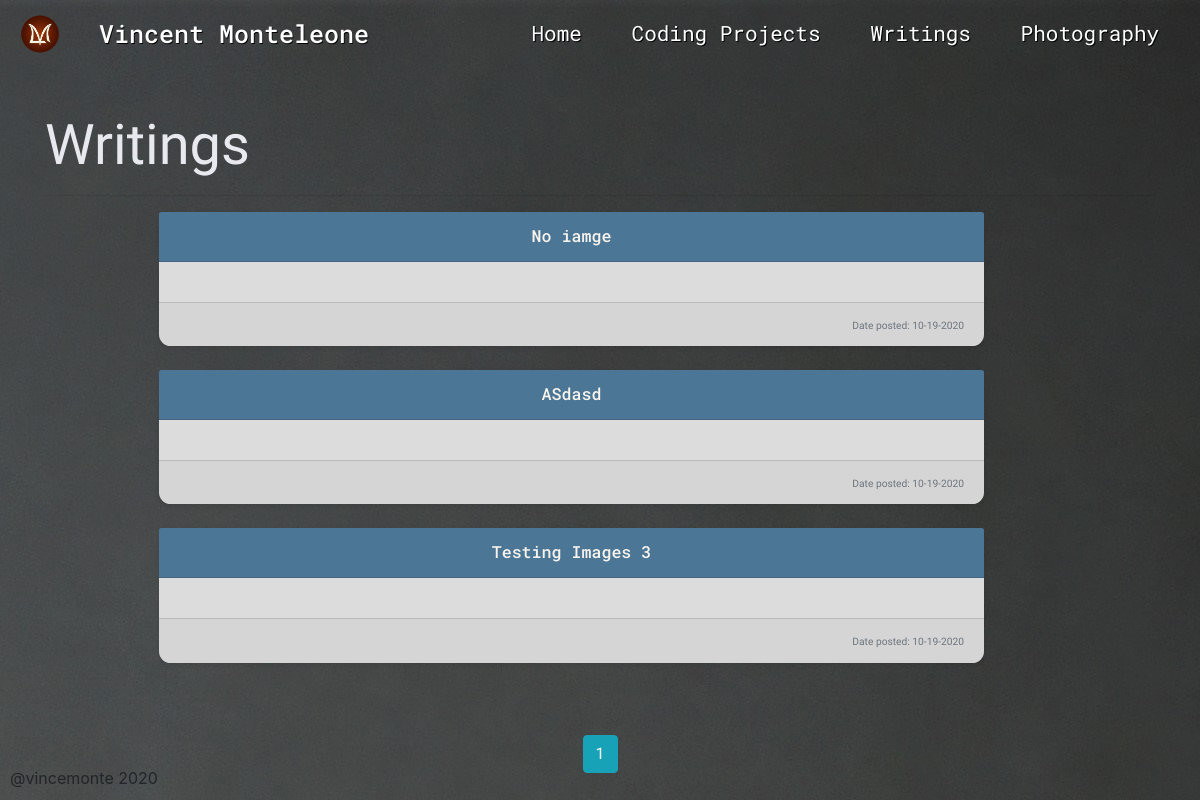
Page /writings on the earlier database version.
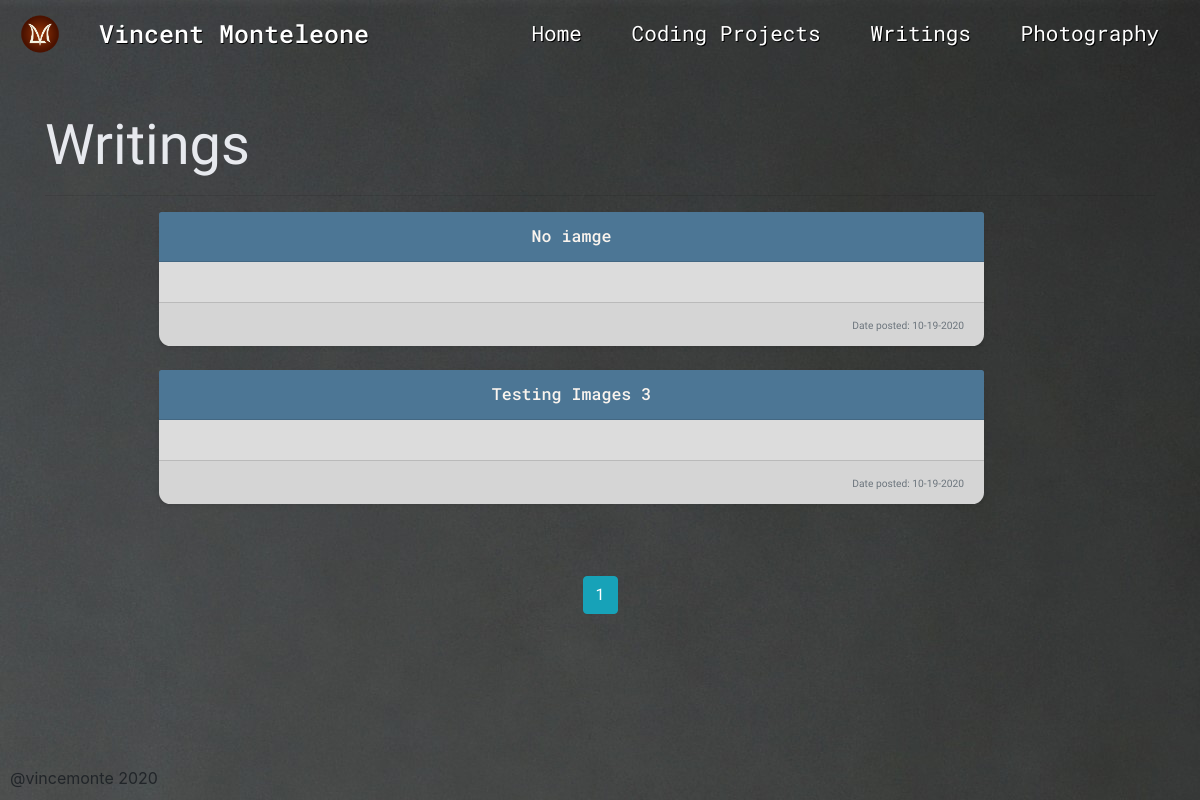
Same page on the later database version.
### personalWebsite/models.py (models this page shows, shortened)
class Project(db.Model):
    id = db.Column(db.Integer, primary_key=True)
    title = db.Column(db.String(100), nullable=False)
    type = db.Column(db.String(20), nullable=False)
    content= db.Column(db.Text, nullable=True)
    files = db.Column(db.String(80), nullable=True) #holds the path to the file images
    date_posted = db.Column(db.DateTime, nullable=False, default=datetime.now)
    user_id = db.Column(db.Integer, db.ForeignKey('user.id'), nullable=False)
    home_post = db.relationship('HomePost', backref='project', uselist=False)

### personalWebsite/routes.py (the view)
@app.route('/writings', methods=['GET'])
def writings():
    page = request.args.get('page', 1, type=int)
    posts = Project.query.filter_by(type='writing').order_by(Project.id.desc()).paginate(page=page, per_page=10)
    return render_template('writings.html', posts=posts)

### personalWebsite/templates/writings.html (shortened to what this page needs)
{% extends "layout.html" %}
{% block content %}
<div class="container">
  <h1 class="display-4 page-header text-white-2">Writings</h1>
  <hr>
  <div class="row text-center">
    {% for post in posts.items %}
    <div class="col-lg-9">
      <div class="card mb-4 shadow-sm">
        <div class="card-header">
          <a class = "card-title" href="{{ url_for('project', title=post.title) }}">{{ post.title }}</a>
        </div>
        <div class="card-body">
        </div>
        <div class="card-footer text-right">
          <small class="text-muted">Date posted: {{ post.date_posted.strftime('%m-%d-%Y') }}</small>
        </div>
      </div>
    </div>
    {% endfor %}
  </div>
  <div class="container mt-5 text-center">
    {% for page_num in posts.iter_pages(left_edge=1, right_edge=1, left_current=1, right_current=2) %}
      {% if page_num %}
        {% if posts.page == page_num %}
          <a class="btn btn-info mb-4" href="{{ url_for('writings', page=page_num) }}">{{ page_num }}</a>
        {% else %}
          <a class="btn btn-outline-info mb-4" href="{{ url_for('writings', page=page_num) }}">{{ page_num }}</a>
        {% endif %}
      {% else %}
        <small>...</small>
      {% endif %}
    {% endfor %}
  </div>
</div>
{% endblock content %}

Differences in the rows shown:
removed Project: title "ASdasd", date_posted "10-19-2020"
